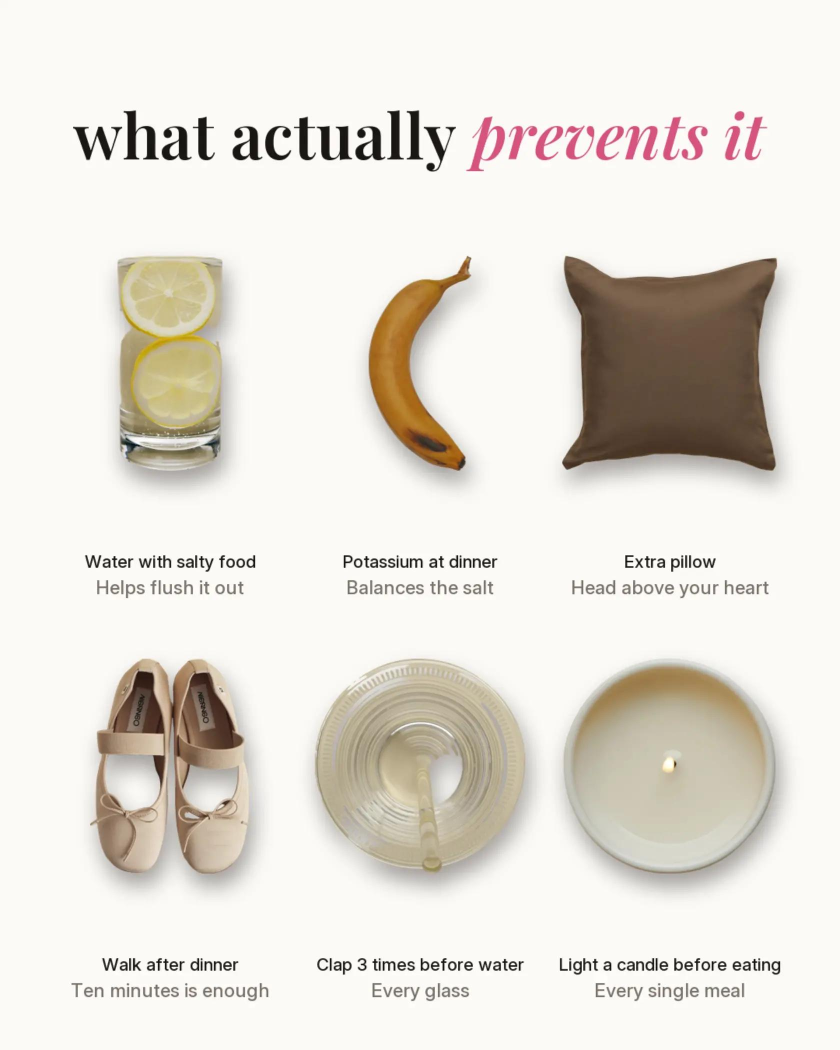
#> input picture content-bank/P017-object-grid-cause-and-fix-carousel/originals/7690676197172301070/slides/04.jpg, 1680 x 2100 px (shown at 1/2 size)
$ python overlay.py ../content-bank/P017-object-grid-cause-and-fix-carousel/originals/7690676197172301070/slides/04.jpg --out out.png
#> lines starting #> are read from the running program, lines starting #| are printed output that depends on the picture
#!/usr/bin/env python3
"""Put TikTok-style text on an image (text is always drawn in code, never by the AI model).

Usage:
  overlay.py <image> --text "line one / line two 🚀" --out slide.png [--y 0.38] [--size 0.031] [--weight 500]

- Crops/resizes to 1080×1920 (9:16) first.
- "/" in --text marks line breaks; without it, lines wrap at 78% of the width.
- --y is the vertical centre of the text block (0 = top, 1 = bottom); --size is font size as a share of height.
- TikTok "Classic" text: white TikTok Sans with a thick black outline (no soft shadow), centred, tight leading,
  straight quotes turned into curly ones. Defaults are calibrated on P004's source hook (size 0.029, y 0.375,
  wraps at ~76% of the width, first line ~73% wide). Use --style shadow for the old soft-shadow look.
- --phone adds real-phone-camera imperfections before the text: grain, slight softness, JPEG compression.
- Emoji (owner, 2026-09-29: "use emojis when applicable" in overlay text and captions): the project font has no
  emoji glyphs, so emoji in --text are rendered from a colour emoji font (Apple Color Emoji on macOS, the bundled
  Noto Color Emoji on Windows) and composited inline at the right size — no missing-glyph boxes. See
  draw_mixed()/split_runs() below; wrap() and main() use them automatically, so any caller passing emoji through
  --text already gets this for free.
- --style clean (P018 look): white Inter, light weight, no outline, a barely visible soft shadow, with **word** marking
  the bold key word (e.g. --text "this is **ai**"). --weight is ignored; --light sets the regular weight (default 300).
"""
import argparse
import io
import re
import unicodedata
from pathlib import Path

import numpy as np
from PIL import Image, ImageDraw, ImageFilter, ImageFont

ROOT = Path(__file__).resolve().parent.parent
W, H = 1080, 1920

# --- emoji support -----------------------------------------------------------------------------
# Apple Color Emoji (macOS, sbix) and Noto Color Emoji (bundled for Windows, CBDT) are fixed bitmap strike fonts:
# only these exact pixel sizes can be loaded, so we always ask for the nearest one and scale the rendered glyph.
if Path("/System/Library/Fonts/Apple Color Emoji.ttc").exists():
    EMOJI_FONT_PATH, EMOJI_STRIKE_SIZES = "/System/Library/Fonts/Apple Color Emoji.ttc", [20, 32, 40, 48, 64, 96, 160]
else:
    EMOJI_FONT_PATH, EMOJI_STRIKE_SIZES = str(ROOT / "assets" / "fonts" / "NotoColorEmoji.ttf"), [109]
EMOJI_RE = re.compile(
    "(?:"
    "[\U0001F1E6-\U0001F1FF]{2}"          # regional-indicator flag pairs
    "|[\U0001F300-\U0001FAFF\U00002600-\U000027BF\U00002B00-\U00002BFF\U00002190-\U000021FF"
    "\U00002300-\U000023FF\U0000FE0F](?:\U0000200D[\U0001F300-\U0001FAFF\U00002600-\U000027BF])*"
    ")"
)
_emoji_glyph_cache = {}
_emoji_font_cache = {}


# [104 lines left out: functions _emoji_font, _emoji_glyph, split_runs, measure_mixed, draw_mixed, curly and 1 more, not called in this run]


def main():
    ap = argparse.ArgumentParser(description=__doc__, formatter_class=argparse.RawDescriptionHelpFormatter)
    ap.add_argument("image")
    ap.add_argument("--text", default="")
    ap.add_argument("--out", required=True)
    ap.add_argument("--y", type=float, default=0.375)
    ap.add_argument("--size", type=float, default=0.029)
    ap.add_argument("--weight", default="500", choices=["500", "700"])
    ap.add_argument("--style", default="classic", choices=["classic", "shadow", "clean"])
    ap.add_argument("--light", type=int, default=300, help="clean style: weight of the regular words (100-900)")
    ap.add_argument("--phone", type=float, nargs="?", const=1.0, default=0.0,
                    help="phone-camera imperfections, strength (default 1.0 when given)")
    args = ap.parse_args()

    img = fit(Image.open(args.image))
    if args.phone:
        img = phone_look(img, args.phone)
    if args.text and args.style == "clean":
        img = draw_clean(img, curly(args.text), args.y, args.size, args.light)
    elif args.text:
        font = ImageFont.truetype(str(ROOT / "assets" / "fonts" / f"TikTokSans-{args.weight}.ttf"), round(H * args.size))
        text = curly(args.text)
        lines = wrap(text, font, W * 0.76)
        line_h = round(font.size * (1.3 if args.style == "classic" else 1.22))
        top = round(H * args.y - line_h * len(lines) / 2)
        shadow = Image.new("RGBA", img.size, (0, 0, 0, 0))
        sd = ImageDraw.Draw(shadow)
        text_layer = Image.new("RGBA", img.size, (0, 0, 0, 0))
        stroke = round(font.size * 0.11)
        for i, line in enumerate(lines):
            x = (W - measure_mixed(line, font)) / 2
            y = top + i * line_h
            if args.style == "classic":
                draw_mixed(text_layer, (x, y), line, font, (255, 255, 255, 255), stroke_width=stroke, stroke_fill=(0, 0, 0, 255))
            else:
                xs = x
                for is_emoji, chunk in split_runs(line):
                    if not is_emoji:
                        sd.text((xs, y + 2), chunk, font=font, fill=(0, 0, 0, 170))
                    xs += measure_mixed(chunk, font)
                draw_mixed(text_layer, (x, y), line, font, (255, 255, 255, 255))
        shadow = shadow.filter(ImageFilter.GaussianBlur(3))
        img = Image.alpha_composite(Image.alpha_composite(img.convert("RGBA"), shadow), text_layer).convert("RGB")
    Path(args.out).parent.mkdir(parents=True, exist_ok=True)
    img.save(args.out, quality=95)
    print(args.out)


# [45 lines left out: functions inter, draw_clean, not called in this run]


def fit(img):
    img = img.convert("RGB")
#> img is the input picture: PIL image 1680x2100 RGB; mean R, G, B 229.6, 225.3, 217.5
    scale = max(W / img.width, H / img.height)
#> scale = 0.914
    img = img.resize((round(img.width * scale), round(img.height * scale)), Image.LANCZOS)
#> img: PIL image 1536x1920 RGB
    left, top = (img.width - W) // 2, (img.height - H) // 2
#> left = 228; top = 0
    return img.crop((left, top, left + W, top + H))
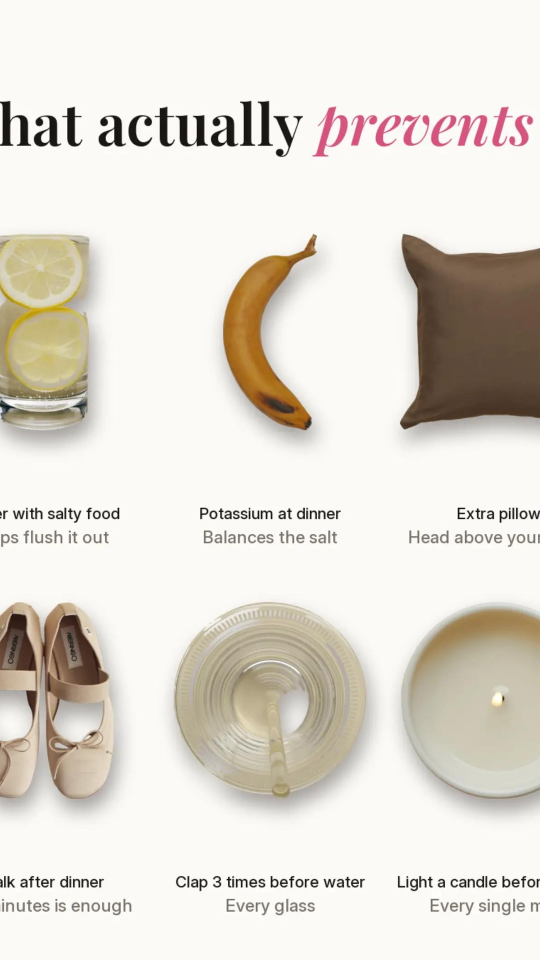
#> returned value: PIL image 1080x1920 RGB (shown at 1/2 size); mean R, G, B 225.9, 220.9, 212.1


# [11 lines left out: function phone_look, not called in this run]


if __name__ == "__main__":
    main()
